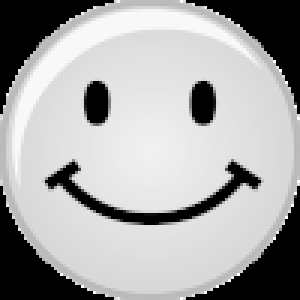
#> input picture pythonconv/python/smiley.png, 100 x 100 px (shown 3 times larger)
$ python correlation_2d.py
#> lines starting #> are read from the running program, lines starting #| are printed output that depends on the picture; long printed decimals are rounded

import numpy as np
import matplotlib.pyplot as plt
from scipy import signal

##########################################
# Correlation 2d

def retourner(M):
    M1 = M.flatten()
    M2 = M1[::-1]
    M3 = np.reshape(M2,np.shape(M))
    return M3

def convolution(f,g):
    return signal.convolve2d(f, g, mode='same')

def correlation(f,g):
    h = convolution(f,retourner(g))
    return h


##########################################
# Exemple

N = 4
A = np.arange(1,N**2+1).reshape((N,N))

N = 3
M = np.arange(1,N**2+1).reshape((N,N))

B = correlation(A,M)

print("=== Exemple ===")
print('A =', A)
print('M =', M)
print('B =', B)


##########################################
# Génération d'un signal émis par radar
# Cela peut être n'importe quoi

import imageio.v3 as imageio
icone = imageio.imread('smiley.png')
#> icone is the input picture: shape (100, 100); min 0, max 255, mean 168.1

# Transformation en gris
epsilon = 0.2
icone = icone/128 -1  # valeurs entre -1 et 1
icone = epsilon*icone  # diminution des écarts (=> gris)
Noutx, Nouty = icone.shape
#> Noutx = 100; Nouty = 100
print('Taille du smiley ', icone.shape)
#| Taille du smiley  (100, 100)

# Version image pour affichage
icone_image = 128 + 128*icone
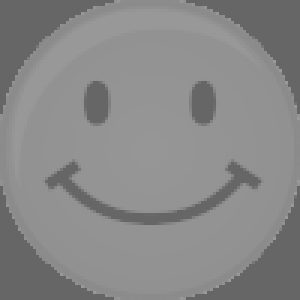
#> icone_image: shape (100, 100) float64 (shown 3 times larger); min 102.4, max 153.4, mean 136
plt.imshow(icone_image, cmap='gray', vmin=0, vmax=255)
plt.tight_layout()
# plt.savefig('correlation2d-1.png')
plt.show()


##########################################
# Génération d'un signal bruité reçus par le radar
# Cela peut être n'importe quoi


# Bruit
Nin = 500

# bruit = np.random.random((Nin,Nin))-0.5)

bruit = np.random.normal(0,1,(Nin,Nin))

# Version image pour affichage
bruit_image = 128 + 128*bruit
bruit_image = np.clip(bruit_image,0,255)
plt.imshow(bruit_image, cmap='gray', vmin=0, vmax=255, interpolation="none")
plt.tight_layout()
# plt.savefig('correlation2d-2.png')
plt.show()
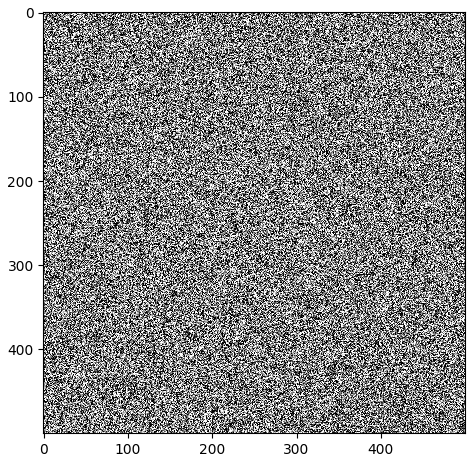
#> figure drawn by matplotlib, 1 panel

# Ajout du smiley
posx, posy = 150, 250
iconebruit = bruit + np.pad(icone,((posy,Nin-Nouty-posy),(posx,Nin-Noutx-posx)))
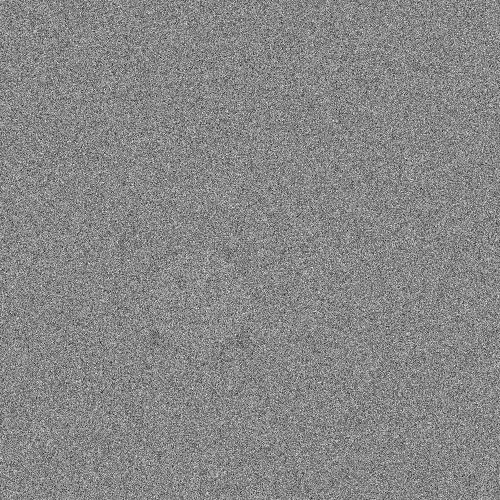
#> iconebruit: shape (500, 500) float64; min -4.85, max 4.29, mean 0.00404; drawn with min black and max white

# Version image pour affichage
iconebruit_image = 128 + 128*iconebruit
iconebruit_image = np.clip(iconebruit_image,0,255)
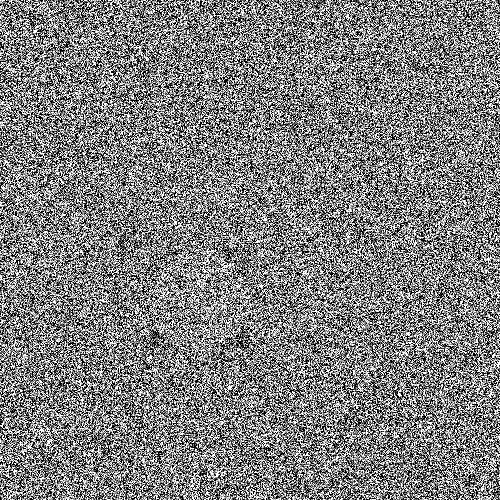
#> iconebruit_image: shape (500, 500) float64; min 0, max 255, mean 128.2
plt.imshow(iconebruit_image, cmap='gray', vmin=0, vmax=255, interpolation="none")
plt.tight_layout()
# plt.savefig('correlation2d-3.png')
plt.show()

# Correlation
correl = correlation(iconebruit,icone)
#> in retourner (call 2), `M1 = M.flatten()`: M1 = 10000 values, max 0.198 at index 60, min -0.2 at index 0, mean 0.0626
#> in retourner (call 2), `M2 = M1[::-1]`: M2 = 10000 values, max 0.198 at index 231, min -0.2 at index 0, mean 0.0626
#> in retourner (call 2), `M3 = np.reshape(M2,np.shape(M))`:
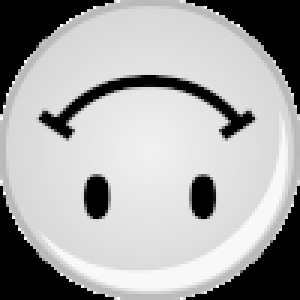
#> M3: shape (100, 100) float64 (shown 3 times larger); min -0.2, max 0.198, mean 0.0626; drawn with min black and max white
#> in convolution (call 2), `return signal.convolve2d(f, g, mode='same')`:
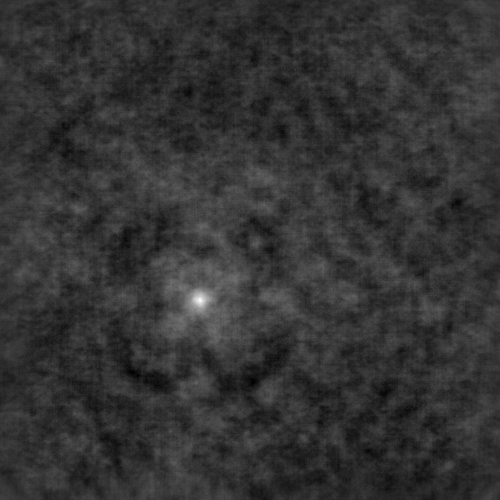
#> returned value: shape (500, 500) float64; min -67.58, max 278.1, mean 2.7; drawn with min black and max white

print("Min/max :",np.min(correl),np.max(correl))
#| Min/max : -67.584 278.051

plt.imshow(correl, cmap='gray', interpolation="none")
plt.tight_layout()
# plt.savefig('correlation2d-4.png')
plt.show()
